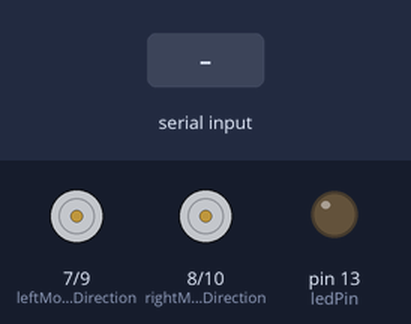
Simulated run of this sketch. Board: Arduino Uno, built with avr-gcc and run on an emulated ATmega328P. Parts: direction and speed pins drawn as motors (green arrow = direction pin HIGH = forward, orange = LOW = backward, longer = more drive), output pins drawn as LEDs (lit = HIGH). Inputs (shaded band) come from the test bench.

Above: at 1.2 s.
1.3 s: "start\n" received over Serial
At 2.4 s:
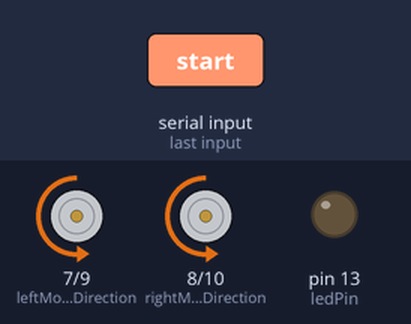
2.8 s: "speedl\n" received over Serial
At 3.5 s:
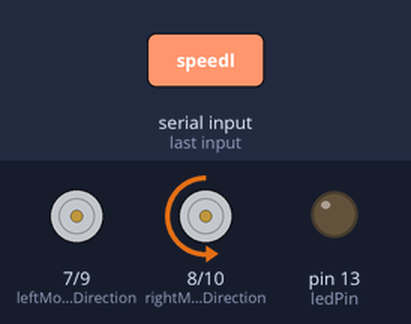
4.3 s: "right\n" received over Serial
At 4.6 s:
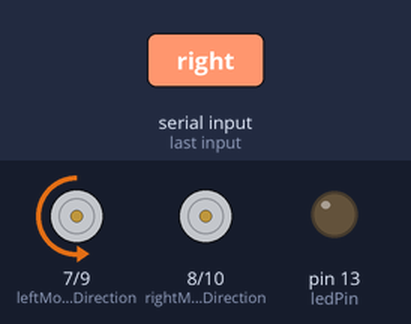
Timing chart, 0 to 7.3 s (numbered marks = the images above; inputs shaded):
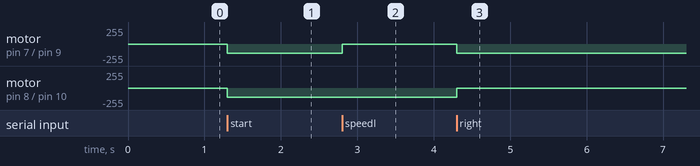

The sketch:

CakeRobot.Arduino.ino
```cpp
/*

CAKE Robot - A C# (Server), Arduino (Client), Kinect Enabled Bot

*/

// constants
const int ledPin =  13;      // the number of the LED pin

const int leftMotorSpeed=9;
const int leftMotorDirection=7;
const int rightMotorSpeed=10;
const int rightMotorDirection=8;
const int distancePin=12;

// Variables
int ledState = LOW;             // ledState used to set the LED

// For interval calc
long previousMillis = 0;
long interval = 1000;
long tick=0;


//Bluetooth Reading
byte serialIn=0;
int commandAvailable=false;
String strReceived = "";


void setup() {
	// set the digital pin as output:
	pinMode(ledPin, OUTPUT);

	//-- Motors
	pinMode(leftMotorSpeed, OUTPUT);
	pinMode(rightMotorSpeed, OUTPUT);
	pinMode(leftMotorDirection, OUTPUT);
	pinMode(rightMotorDirection, OUTPUT);

	//-- Distance Reader
	digitalWrite(distancePin,LOW);
	pinMode(distancePin, INPUT);

	digitalWrite(leftMotorDirection,LOW);
	digitalWrite(rightMotorDirection,LOW);

	//Let us stop and not move
	analogWrite(leftMotorSpeed,0);
	analogWrite(rightMotorSpeed,0);

	Serial.begin(115200);  // rn42 bt

}


void loop()
{

	getSerialLine();

	if (commandAvailable) {
		processCommand (strReceived);
		strReceived="";
		commandAvailable=false;
	}


}


void doStuffOnTick()
{

	unsigned long currentMillis = millis();

	if(currentMillis - previousMillis > interval) {
		previousMillis = currentMillis;
		tick++;
	}

}

void blinkLed()
{

	unsigned long currentMillis = millis();

	if(currentMillis - previousMillis > interval) {
		// save the last time you blinked the LED
		previousMillis = currentMillis;

		// if the LED is off turn it on and vice-versa:
		if (ledState == LOW)
			ledState = HIGH;
		else
			ledState = LOW;

		// set the LED with the ledState of the variable:
		digitalWrite(ledPin, ledState);
	}

}


void processCommand(String input)
{
	String command=getValue(input,' ',0);
	int val;

	if (command=="start")
	{
		analogWrite(leftMotorSpeed,140);
		analogWrite(rightMotorSpeed,140);
	}

	else if (command=="stop")
	{
		analogWrite(leftMotorSpeed,0);
		analogWrite(rightMotorSpeed,0);
	}

	else if (command=="speedl")
	{
		val=getValue(input,' ',1).toInt();
		analogWrite(leftMotorSpeed,val);
	}
	else if (command=="speedr")
	{
		val=getValue(input,' ',1).toInt();
		analogWrite(rightMotorSpeed,val);
	}
	else if (command=="speed")
	{
		val=getValue(input,' ',1).toInt();
		analogWrite(rightMotorSpeed,val);
		analogWrite(leftMotorSpeed,val);
	}
	else if (command=="dirr")
	{
		val=getValue(input,' ',1).toInt();
		analogWrite(rightMotorSpeed,val==0?LOW:HIGH);
	}
	else if (command=="dirl")
	{
		val=getValue(input,' ',1).toInt();
		digitalWrite(leftMotorDirection,val==0?LOW:HIGH);
	}

	else if (command=="right")
	{
		analogWrite(leftMotorSpeed,100);
		analogWrite(rightMotorSpeed,0);
	}

	else if (command=="left")
	{
		analogWrite(leftMotorSpeed,0);
		analogWrite(rightMotorSpeed,100);
	}

	else if (command=="reverse")
	{
		digitalWrite(leftMotorDirection,HIGH);
		digitalWrite(rightMotorDirection,HIGH);
	}

	else if (command=="forward")
	{
		digitalWrite(leftMotorDirection,LOW);
		digitalWrite(rightMotorDirection,LOW);
	}

}

String getValue(String data, char separator, int index)
{
	int found = 0;
	int strIndex[] = {
		0, -1    };
	int maxIndex = data.length()-1;

	for(int i=0; i<=maxIndex && found<=index; i++){
		if(data.charAt(i)==separator || i==maxIndex){
			found++;
			strIndex[0] = strIndex[1]+1;
			strIndex[1] = (i == maxIndex) ? i+1 : i;
		}
	}

	return found>index ? data.substring(strIndex[0], strIndex[1]) : "";
}


void getSerialLine()
{

	while(serialIn != '\n')
	{
		if (!(Serial.available() > 0))
		{
			return;
		}

		serialIn = Serial.read();
		if (serialIn!='\n') {
			char a = char(serialIn);
			strReceived += a;
		}
	}

	if (serialIn=='\n') {
		commandAvailable=true;
		serialIn = 0;
	}

}
```

Measured:
- after the input at 1.3 s, motor on pin 7 (leftMotorDirection) / pin 9 (leftMotorSpeed), motor on pin 8 (rightMotorDirection) / pin 10 (rightMotorSpeed): stopped → backward 140/255 at once
- after the input at 2.8 s, motor on pin 7 (leftMotorDirection) / pin 9 (leftMotorSpeed): backward 140/255 → stopped at once
- after the input at 4.3 s, motor on pin 7 (leftMotorDirection) / pin 9 (leftMotorSpeed): stopped → backward 140/255 at once; motor on pin 8 (rightMotorDirection) / pin 10 (rightMotorSpeed): backward 140/255 → stopped at once
